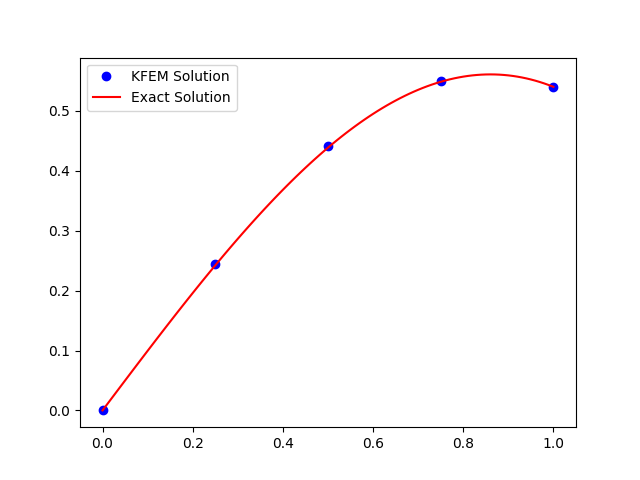

Generate this figure with Python:
"""
author: yunxiao zhang
email: [email redacted]
date: 2020.12.02
based on He Xiaoming FEM Course: chapter 1, page 1->47
"""

import numpy as np
import matplotlib.pyplot as plt
from numpy import pi, sqrt, exp, zeros, sin, cos
from scipy.integrate import quad
from numpy.linalg import solve, det

"""
(01 problem to solve): 
-(cu')' = f     on domain [0,1]
u=g(x)          on boundary
"""

"(02 define functions)"
c = lambda x: exp(x)
f = lambda x: -exp(x)*(cos(x)-2*sin(x)-x*cos(x)-x*sin(x))

"(03 define boundary condition)"
ua = 0
ub = cos(1)

"(04 define domian and mesh)"
a = 0
b = 1
N = 4       # number of mesh elements
h = (b-a)/N

"(05 define matrix)"
# to solve: Ax = b
A = np.zeros((N+1,N+1))
x = np.linspace(a,b,N+1)
b = np.zeros(N+1)

"(06 assemble matrix A)"
# algorithm 1 chap 1 page 36: compute stiffness matrix A
for j in range(N+1):
    if j<=N-1:
        A[j+1,j] = -1/h**2*quad(c,x[j],x[j+1])[0]
    if j>=1:
        A[j-1,j] = -1/h**2*quad(c,x[j-1],x[j])[0]
    if j>=1 and j<=N-1:
        A[j,j] = 1/h**2*(quad(c,x[j-1],x[j])[0]+quad(c,x[j],x[j+1])[0])

A[0,0] = 1/h**2*quad(c,x[0],x[1])[0]
A[N,N] = 1/h**2*quad(c,x[N-1],x[N])[0]

"(07 assemble b)"
# algorithm 2 chap 1 page 40: compute load vector b
for i in range(1,N):
    f1 = lambda l:f(l)*(l-x[i-1])/h
    f2 = lambda l:f(l)*(x[i+1]-l)/h
    b[i] = quad(f1,x[i-1],x[i])[0]+quad(f2,x[i],x[i+1])[0]

f1 = lambda l:f(l)*(x[1]-l)/h
b[0] = quad(f1,x[0],x[1])[0]
f1 = lambda l:f(l)*(l-x[N-1])/h
b[N] = quad(f1,x[N-1],x[N])[0]

"(08 implentment boundary condition)"
# algorithm 3 chap 1 page 4: handle Drichlet boundary
A[0,:]=0
A[0,0]=1
b[0]=ua

A[N,:]=0
A[N,N]=1
b[N]=ub

"(09 solve Ax = b)"
# d = det(A)
u = solve(A, b)

u_exact = lambda x: x*cos(x)
uu = u_exact(x)

"(10 compute error)"
# see chap 1 page 83 for error test
red = "\033[31m"
ok = "\033[0m"
error = max(u - uu)
print(f"{red}error: {error:.5f}{ok}")

"(11 plot)"
todo = ['plot']

if 'plot' in todo:
    # exact u for plot
    a = 0
    b = 1
    hh = 0.01
    xx = np.arange(a,b+hh,hh)
    uu = u_exact(xx)

    plt.plot(x,u,'bo',label="KFEM Solution")
    plt.plot(xx,uu,'-r',label="Exact Solution")
    plt.legend()
    plt.savefig('(KFEM 1D)')
    plt.show()